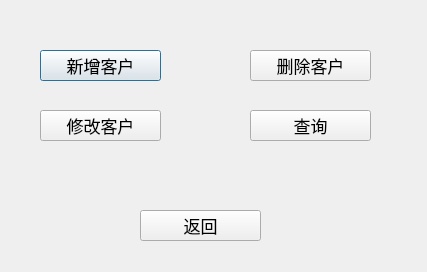
<?xml version="1.0" encoding="UTF-8"?>
<ui version="4.0">
 <class>clientManage</class>
 <widget class="QDialog" name="clientManage">
  <property name="geometry">
   <rect>
    <x>0</x>
    <y>0</y>
    <width>427</width>
    <height>272</height>
   </rect>
  </property>
  <property name="windowTitle">
   <string>Dialog</string>
  </property>
  <widget class="QPushButton" name="add">
   <property name="geometry">
    <rect>
     <x>40</x>
     <y>50</y>
     <width>121</width>
     <height>31</height>
    </rect>
   </property>
   <property name="font">
    <font>
     <pointsize>13</pointsize>
    </font>
   </property>
   <property name="text">
    <string>新增客户</string>
   </property>
  </widget>
  <widget class="QPushButton" name="modify">
   <property name="geometry">
    <rect>
     <x>40</x>
     <y>110</y>
     <width>121</width>
     <height>31</height>
    </rect>
   </property>
   <property name="font">
    <font>
     <pointsize>13</pointsize>
    </font>
   </property>
   <property name="text">
    <string>修改客户</string>
   </property>
  </widget>
  <widget class="QPushButton" name="cut">
   <property name="geometry">
    <rect>
     <x>250</x>
     <y>50</y>
     <width>121</width>
     <height>31</height>
    </rect>
   </property>
   <property name="font">
    <font>
     <pointsize>13</pointsize>
    </font>
   </property>
   <property name="text">
    <string>删除客户</string>
   </property>
  </widget>
  <widget class="QPushButton" name="search">
   <property name="geometry">
    <rect>
     <x>250</x>
     <y>110</y>
     <width>121</width>
     <height>31</height>
    </rect>
   </property>
   <property name="font">
    <font>
     <pointsize>13</pointsize>
    </font>
   </property>
   <property name="text">
    <string>查询</string>
   </property>
  </widget>
  <widget class="QPushButton" name="back">
   <property name="geometry">
    <rect>
     <x>140</x>
     <y>210</y>
     <width>121</width>
     <height>31</height>
    </rect>
   </property>
   <property name="font">
    <font>
     <pointsize>13</pointsize>
    </font>
   </property>
   <property name="text">
    <string>返回</string>
   </property>
  </widget>
 </widget>
 <resources/>
 <connections/>
</ui>
